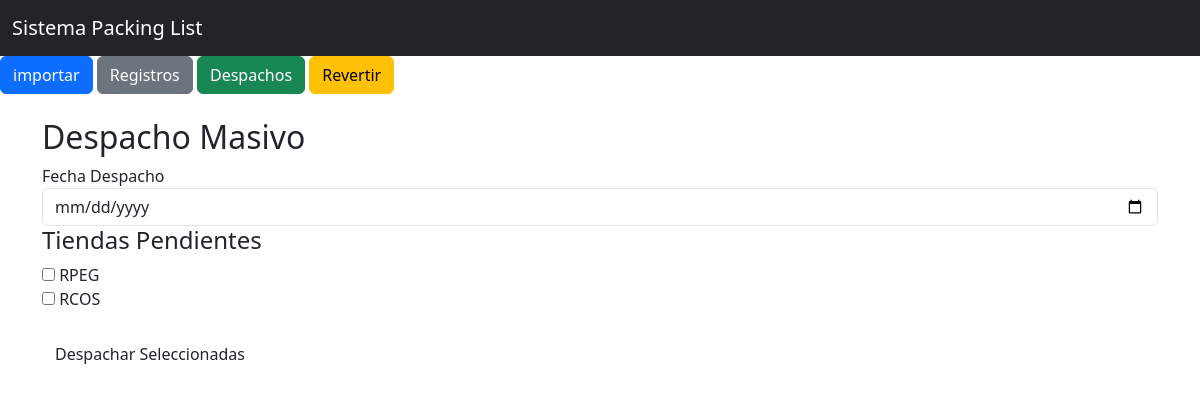
/despachos, run on an earlier commit of the app's database.
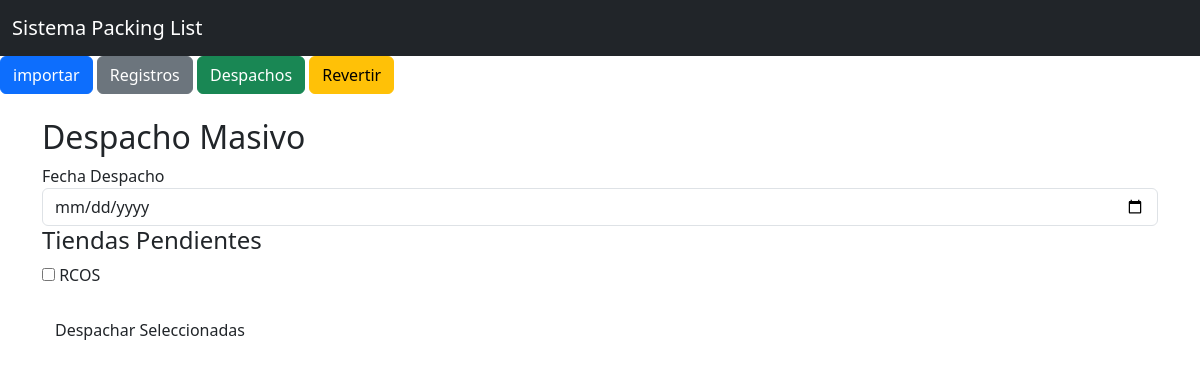
And on a later commit of the database.
### models.py (models this page shows)
class Consolidado(db.Model):
    __tablename__ = "consolidado"
    id = db.Column(db.Integer, primary_key=True)
    oc = db.Column(db.String(50))
    factura = db.Column(db.String(50))
    destino = db.Column(db.String(20), nullable=False)
    proveedor = db.Column(db.String(150))
    bultos = db.Column(db.Integer, nullable=False)
    unidades = db.Column(db.String(50), nullable=False)
    tipo_carga = db.Column(db.String(50), nullable=False, default="NACIONAL")
    etiqueta = db.Column(db.String(150))
    observacion = db.Column(db.String(500))
    estado = db.Column(db.String(20), nullable=False, default="PENDIENTE")
    origen_archivo = db.Column(db.String(50), nullable=False)
    nombre_archivo = db.Column(db.String(255))
    fecha_carga = db.Column(db.DateTime)
    eliminado = db.Column(db.Boolean, nullable=False, default=False)
    fecha_eliminacion = db.Column(db.DateTime)
    fecha_despacho = db.Column(db.DateTime)

### app.py (the view, shortened to what this page needs)
@app.route("/despachos", methods=["GET", "POST"])
def despachos():
    tiendas = (
        db.session.query(Consolidado.destino)
        .filter(Consolidado.estado == "PENDIENTE", Consolidado.eliminado == False)
        .distinct()
        .all()
    )
    return render_template("despachos.html", tiendas=tiendas)

### templates/despachos.html
{%- extends "base.html" -%}
{%- block contenido -%}
<h2>Despacho Masivo</h2>
<form method="POST" action="/despachos">
    <div class="mb-3"
        <label class="form-label">Fecha Despacho</label>
        <input type="date" name="fecha_despacho" class="form-control" required>
    <h4>Tiendas Pendientes</h4>
    {% for tienda in tiendas %}
    <div class=""form-check">
        <input class=""form-check-input" type="checkbox" name="tiendas" value="{{ tienda[0]}}">
        <label class=""form-check-label">
            {{ tienda[0]}}
        </label>
    </div>
    {% endfor %}
    <br>
    <button type=""submit" class="btn btn-succcess">Despachar Seleccionadas</button>
</form>
{%- endblock -%}

What changed in the data, as far as the page shows it:
no longer on this page (row edited): Consolidado: destino "RPEG"
